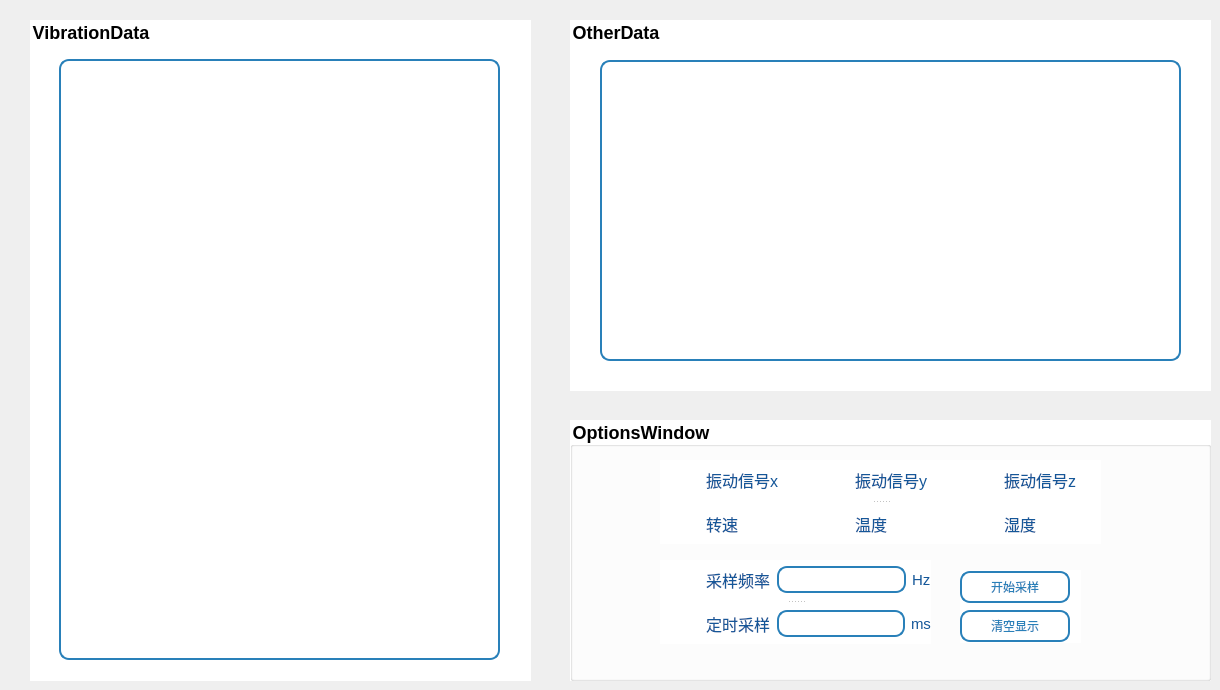
    <widget class="QWidget" name="tab_3">
     <property name="styleSheet">
      <string notr="true">QGroupBox
{
    font-size: 18px;
    font-weight: bold;
}</string>
     </property>
     <attribute name="title">
      <string>数据采集</string>
     </attribute>
     <widget class="QGroupBox" name="groupBox_10">
      <property name="geometry">
       <rect>
        <x>30</x>
        <y>20</y>
        <width>501</width>
        <height>661</height>
       </rect>
      </property>
      <property name="layoutDirection">
       <enum>Qt::LeftToRight</enum>
      </property>
      <property name="styleSheet">
       <string notr="true">
QScrollArea{
background: #ffffff;
border: 0px solid #2980b9;}
QScrollBar:vertical {
border: none;
background: #f5f5f7;
width: 0.5px;
margin: 0px 0 0px 0;
}

QWidget{
	background: #ffffff;
border:0px;
}</string>
      </property>
      <property name="title">
       <string>VibrationData</string>
      </property>
      <widget class="QScrollArea" name="scrollArea_5">
       <property name="geometry">
        <rect>
         <x>29</x>
         <y>39</y>
         <width>441</width>
         <height>601</height>
        </rect>
       </property>
       <property name="styleSheet">
        <string notr="true">QScrollArea{background: transparent;
border: 0px solid #2980b9;}
QScrollBar:vertical {
border: none;
background: #f5f5f7;
width:0px;
margin: 0px 0 0px 0;
}
</string>
       </property>
       <property name="widgetResizable">
        <bool>true</bool>
       </property>
       <widget class="QWidget" name="scrollAreaWidgetContents_6">
        <property name="geometry">
         <rect>
          <x>0</x>
          <y>0</y>
          <width>441</width>
          <height>601</height>
         </rect>
        </property>
        <widget class="QTextBrowser" name="VibrationData">
         <property name="geometry">
          <rect>
           <x>0</x>
           <y>0</y>
           <width>441</width>
           <height>601</height>
          </rect>
         </property>
         <property name="styleSheet">
          <string notr="true">font:18px;
background: transparent;
 border: 2px solid #2980b9;
border-radius: 10px;
padding-left:9px;</string>
         </property>
        </widget>
       </widget>
      </widget>
     </widget>
     <widget class="QGroupBox" name="groupBox_11">
      <property name="geometry">
       <rect>
        <x>570</x>
        <y>20</y>
        <width>641</width>
        <height>371</height>
       </rect>
      </property>
      <property name="layoutDirection">
       <enum>Qt::LeftToRight</enum>
      </property>
      <property name="styleSheet">
       <string notr="true">
QScrollArea{
background: #ffffff;
border: 0px solid #2980b9;}
QScrollBar:vertical {
border: none;
background: #f5f5f7;
width: 0.5px;
margin: 0px 0 0px 0;
}

QWidget{
	background: #ffffff;
border:0px;
}</string>
      </property>
      <property name="title">
       <string>OtherData</string>
      </property>
      <widget class="QScrollArea" name="scrollArea_6">
       <property name="geometry">
        <rect>
         <x>30</x>
         <y>40</y>
         <width>581</width>
         <height>301</height>
        </rect>
       </property>
       <property name="styleSheet">
        <string notr="true">QScrollArea{background: transparent;
border: 0px solid #2980b9;}
QScrollBar:vertical {
border: none;
background: #f5f5f7;
width:0px;
margin: 0px 0 0px 0;
}
</string>
       </property>
       <property name="widgetResizable">
        <bool>true</bool>
       </property>
       <widget class="QWidget" name="scrollAreaWidgetContents_7">
        <property name="geometry">
         <rect>
          <x>0</x>
          <y>0</y>
          <width>581</width>
          <height>301</height>
         </rect>
        </property>
        <widget class="QTextBrowser" name="OtherData">
         <property name="geometry">
          <rect>
           <x>0</x>
           <y>0</y>
           <width>581</width>
           <height>301</height>
          </rect>
         </property>
         <property name="styleSheet">
          <string notr="true">font:18px;
background: transparent;
 border: 2px solid #2980b9;
border-radius: 10px;
padding-left:9px;</string>
         </property>
        </widget>
       </widget>
      </widget>
     </widget>
     <widget class="QGroupBox" name="groupBox_12">
      <property name="geometry">
       <rect>
        <x>570</x>
        <y>420</y>
        <width>641</width>
        <height>261</height>
       </rect>
      </property>
      <property name="layoutDirection">
       <enum>Qt::LeftToRight</enum>
      </property>
      <property name="styleSheet">
       <string notr="true">
QScrollArea{
background: #ffffff;
border: 0px solid #2980b9;}
QScrollBar:vertical {
border: none;
background: #f5f5f7;
width: 0.5px;
margin: 0px 0 0px 0;
}

QWidget{
	background: #ffffff;

}</string>
      </property>
      <property name="title">
       <string>OptionsWindow</string>
      </property>
      <widget class="QSplitter" name="splitter">
       <property name="geometry">
        <rect>
         <x>90</x>
         <y>40</y>
         <width>441</width>
         <height>84</height>
        </rect>
       </property>
       <property name="orientation">
        <enum>Qt::Vertical</enum>
       </property>
       <widget class="QWidget" name="layoutWidget">
        <layout class="QHBoxLayout" name="horizontalLayout_9">
         <item>
          <widget class="QCheckBox" name="postionx">
           <property name="styleSheet">
            <string notr="true">
QCheckBox{
	border: none;/*最外层边框*/
    font:16px;
	font:  &quot;MS Reference Sans Serif&quot;;
	
}
QCheckBox::indicator{/*选择框尺寸*/
    background-color: rgba(255, 255, 255, 0);
    border: 0px solid #b1b1b1;
    top:2px;
	width: 40px;
	height: 40px;
}
QCheckBox:enabled:checked{
	color: rgb(21, 87, 153);
}
QCheckBox:enabled:!checked{
	
	color: rgb(21, 87, 153);
}
QCheckBox:enabled:hover{
 	
	color: rgb(25, 105, 184);
}
QCheckBox:!enabled{
	color: rgb(80, 80, 80);
}
 
QCheckBox::indicator:unchecked {
        image: url(:/new/prefix1/image/device off.png);
}
QCheckBox::indicator:unchecked:hover {
        image: url(:/new/prefix1/image/device off.png);
}
QCheckBox::indicator:unchecked:pressed {
        image: url(:/new/prefix1/image/device off.png);
}
QCheckBox::indicator:checked {
       
	   image: url(:/new/prefix1/image/device on.png);
}
QCheckBox::indicator:checked:hover {
       
	image: url(:/new/prefix1/image/device on.png);
}
QCheckBox::indicator:checked:pressed {
       image: url(:/new/prefix1/image/device on.png);
}
</string>
           </property>
           <property name="text">
            <string>振动信号x</string>
           </property>
           <property name="checked">
            <bool>true</bool>
           </property>
           <property name="tristate">
            <bool>false</bool>
           </property>
          </widget>
         </item>
         <item>
          <widget class="QCheckBox" name="postiony">
           <property name="styleSheet">
            <string notr="true">
QCheckBox{
	border: none;/*最外层边框*/
    font:16px;
	font:  &quot;MS Reference Sans Serif&quot;;
	
}
QCheckBox::indicator{/*选择框尺寸*/
    background-color: rgba(255, 255, 255, 0);
    border: 0px solid #b1b1b1;
    top:2px;
	width: 40px;
	height: 40px;
}
QCheckBox:enabled:checked{
	color: rgb(21, 87, 153);
}
QCheckBox:enabled:!checked{
	
	color: rgb(21, 87, 153);
}
QCheckBox:enabled:hover{
 	
	color: rgb(25, 105, 184);
}
QCheckBox:!enabled{
	color: rgb(80, 80, 80);
}
 
QCheckBox::indicator:unchecked {
        image: url(:/new/prefix1/image/device off.png);
}
QCheckBox::indicator:unchecked:hover {
        image: url(:/new/prefix1/image/device off.png);
}
QCheckBox::indicator:unchecked:pressed {
        image: url(:/new/prefix1/image/device off.png);
}
QCheckBox::indicator:checked {
       
	   image: url(:/new/prefix1/image/device on.png);
}
QCheckBox::indicator:checked:hover {
       
	image: url(:/new/prefix1/image/device on.png);
}
QCheckBox::indicator:checked:pressed {
       image: url(:/new/prefix1/image/device on.png);
}
</string>
           </property>
           <property name="text">
            <string>振动信号y</string>
           </property>
           <property name="checked">
            <bool>true</bool>
           </property>
           <property name="tristate">
            <bool>false</bool>
           </property>
          </widget>
         </item>
         <item>
          <widget class="QCheckBox" name="postionz">
           <property name="styleSheet">
            <string notr="true">
QCheckBox{
	border: none;/*最外层边框*/
    font:16px;
	font:  &quot;MS Reference Sans Serif&quot;;
	
}
QCheckBox::indicator{/*选择框尺寸*/
    background-color: rgba(255, 255, 255, 0);
    border: 0px solid #b1b1b1;
    top:2px;
	width: 40px;
	height: 40px;
}
QCheckBox:enabled:checked{
	color: rgb(21, 87, 153);
}
QCheckBox:enabled:!checked{
	
	color: rgb(21, 87, 153);
}
QCheckBox:enabled:hover{
 	
	color: rgb(25, 105, 184);
}
QCheckBox:!enabled{
	color: rgb(80, 80, 80);
}
 
QCheckBox::indicator:unchecked {
        image: url(:/new/prefix1/image/device off.png);
}
QCheckBox::indicator:unchecked:hover {
        image: url(:/new/prefix1/image/device off.png);
}
QCheckBox::indicator:unchecked:pressed {
        image: url(:/new/prefix1/image/device off.png);
}
QCheckBox::indicator:checked {
       
	   image: url(:/new/prefix1/image/device on.png);
}
QCheckBox::indicator:checked:hover {
       
	image: url(:/new/prefix1/image/device on.png);
}
QCheckBox::indicator:checked:pressed {
       image: url(:/new/prefix1/image/device on.png);
}
</string>
           </property>
           <property name="text">
            <string>振动信号z</string>
           </property>
           <property name="checked">
            <bool>true</bool>
           </property>
           <property name="tristate">
            <bool>false</bool>
           </property>
          </widget>
         </item>
        </layout>
       </widget>
       <widget class="QWidget" name="layoutWidget">
        <layout class="QHBoxLayout" name="horizontalLayout_10">
         <item>
          <widget class="QCheckBox" name="postionspeed">
           <property name="styleSheet">
            <string notr="true">
QCheckBox{
	border: none;/*最外层边框*/
    font:16px;
	font:  &quot;MS Reference Sans Serif&quot;;
	
}
QCheckBox::indicator{/*选择框尺寸*/
    background-color: rgba(255, 255, 255, 0);
    border: 0px solid #b1b1b1;
    top:2px;
	width: 40px;
	height: 40px;
}
QCheckBox:enabled:checked{
	color: rgb(21, 87, 153);
}
QCheckBox:enabled:!checked{
	
	color: rgb(21, 87, 153);
}
QCheckBox:enabled:hover{
 	
	color: rgb(25, 105, 184);
}
QCheckBox:!enabled{
	color: rgb(80, 80, 80);
}
 
QCheckBox::indicator:unchecked {
        image: url(:/new/prefix1/image/device off.png);
}
QCheckBox::indicator:unchecked:hover {
        image: url(:/new/prefix1/image/device off.png);
}
QCheckBox::indicator:unchecked:pressed {
        image: url(:/new/prefix1/image/device off.png);
}
QCheckBox::indicator:checked {
       
	   image: url(:/new/prefix1/image/device on.png);
}
QCheckBox::indicator:checked:hover {
       
	image: url(:/new/prefix1/image/device on.png);
}
QCheckBox::indicator:checked:pressed {
       image: url(:/new/prefix1/image/device on.png);
}
</string>
           </property>
           <property name="text">
            <string>转速</string>
           </property>
           <property name="checked">
            <bool>true</bool>
           </property>
           <property name="tristate">
            <bool>false</bool>
           </property>
          </widget>
         </item>
         <item>
          <widget class="QCheckBox" name="postiontem">
           <property name="styleSheet">
            <string notr="true">
QCheckBox{
	border: none;/*最外层边框*/
    font:16px;
	font:  &quot;MS Reference Sans Serif&quot;;
	
}
QCheckBox::indicator{/*选择框尺寸*/
    background-color: rgba(255, 255, 255, 0);
    border: 0px solid #b1b1b1;
    top:2px;
	width: 40px;
	height: 40px;
}
QCheckBox:enabled:checked{
	color: rgb(21, 87, 153);
}
QCheckBox:enabled:!checked{
	
	color: rgb(21, 87, 153);
}
QCheckBox:enabled:hover{
 	
	color: rgb(25, 105, 184);
}
QCheckBox:!enabled{
	color: rgb(80, 80, 80);
}
 
QCheckBox::indicator:unchecked {
        image: url(:/new/prefix1/image/device off.png);
}
QCheckBox::indicator:unchecked:hover {
        image: url(:/new/prefix1/image/device off.png);
}
QCheckBox::indicator:unchecked:pressed {
        image: url(:/new/prefix1/image/device off.png);
}
QCheckBox::indicator:checked {
       
	   image: url(:/new/prefix1/image/device on.png);
}
QCheckBox::indicator:checked:hover {
       
	image: url(:/new/prefix1/image/device on.png);
}
QCheckBox::indicator:checked:pressed {
       image: url(:/new/prefix1/image/device on.png);
}
</string>
           </property>
           <property name="text">
            <string>温度</string>
           </property>
           <property name="checked">
            <bool>true</bool>
           </property>
           <property name="tristate">
            <bool>false</bool>
           </property>
          </widget>
         </item>
         <item>
          <widget class="QCheckBox" name="postionhum">
           <property name="styleSheet">
            <string notr="true">
QCheckBox{
	border: none;/*最外层边框*/
    font:16px;
	font:  &quot;MS Reference Sans Serif&quot;;
	
}
QCheckBox::indicator{/*选择框尺寸*/
    background-color: rgba(255, 255, 255, 0);
    border: 0px solid #b1b1b1;
    top:2px;
	width: 40px;
	height: 40px;
}
QCheckBox:enabled:checked{
	color: rgb(21, 87, 153);
}
QCheckBox:enabled:!checked{
	
	color: rgb(21, 87, 153);
}
QCheckBox:enabled:hover{
 	
	color: rgb(25, 105, 184);
}
QCheckBox:!enabled{
	color: rgb(80, 80, 80);
}
 
QCheckBox::indicator:unchecked {
        image: url(:/new/prefix1/image/device off.png);
}
QCheckBox::indicator:unchecked:hover {
        image: url(:/new/prefix1/image/device off.png);
}
QCheckBox::indicator:unchecked:pressed {
        image: url(:/new/prefix1/image/device off.png);
}
QCheckBox::indicator:checked {
       
	   image: url(:/new/prefix1/image/device on.png);
}
QCheckBox::indicator:checked:hover {
       
	image: url(:/new/prefix1/image/device on.png);
}
QCheckBox::indicator:checked:pressed {
       image: url(:/new/prefix1/image/device on.png);
}
</string>
           </property>
           <property name="text">
            <string>湿度</string>
           </property>
           <property name="checked">
            <bool>true</bool>
           </property>
           <property name="tristate">
            <bool>false</bool>
           </property>
          </widget>
         </item>
        </layout>
       </widget>
      </widget>
      <widget class="QSplitter" name="splitter_2">
       <property name="geometry">
        <rect>
         <x>90</x>
         <y>140</y>
         <width>271</width>
         <height>84</height>
        </rect>
       </property>
       <property name="orientation">
        <enum>Qt::Vertical</enum>
       </property>
       <widget class="QWidget" name="layoutWidget">
        <layout class="QHBoxLayout" name="horizontalLayout_12">
         <item>
          <widget class="QCheckBox" name="col_jump">
           <property name="styleSheet">
            <string notr="true">
QCheckBox{
	border: none;/*最外层边框*/
    font:16px;
	font:  &quot;MS Reference Sans Serif&quot;;
	
}
QCheckBox::indicator{/*选择框尺寸*/
    background-color: rgba(255, 255, 255, 0);
    border: 0px solid #b1b1b1;
    top:2px;
	width: 40px;
	height: 40px;
}
QCheckBox:enabled:checked{
	color: rgb(21, 87, 153);
}
QCheckBox:enabled:!checked{
	
	color: rgb(21, 87, 153);
}
QCheckBox:enabled:hover{
 	
	color: rgb(25, 105, 184);
}
QCheckBox:!enabled{
	color: rgb(80, 80, 80);
}
 
QCheckBox::indicator:unchecked {
        image: url(:/new/prefix1/image/device off.png);
}
QCheckBox::indicator:unchecked:hover {
        image: url(:/new/prefix1/image/device off.png);
}
QCheckBox::indicator:unchecked:pressed {
        image: url(:/new/prefix1/image/device off.png);
}
QCheckBox::indicator:checked {
       
	   image: url(:/new/prefix1/image/device on.png);
}
QCheckBox::indicator:checked:hover {
       
	image: url(:/new/prefix1/image/device on.png);
}
QCheckBox::indicator:checked:pressed {
       image: url(:/new/prefix1/image/device on.png);
}
</string>
           </property>
           <property name="text">
            <string>采样频率</string>
           </property>
           <property name="checked">
            <bool>true</bool>
           </property>
          </widget>
         </item>
         <item>
          <widget class="QLineEdit" name="jump_col">
           <property name="styleSheet">
            <string notr="true">font:18px;
background: transparent;
 border: 2px solid #2980b9;
border-radius: 10px;
padding-left:9px;</string>
           </property>
          </widget>
         </item>
         <item>
          <widget class="QLabel" name="label_9">
           <property name="styleSheet">
            <string notr="true">font:15px;
color:rgb(21, 87, 153);
</string>
           </property>
           <property name="text">
            <string>Hz</string>
           </property>
          </widget>
         </item>
        </layout>
       </widget>
       <widget class="QWidget" name="layoutWidget">
        <layout class="QHBoxLayout" name="horizontalLayout_11">
         <item>
          <widget class="QCheckBox" name="col_time">
           <property name="styleSheet">
            <string notr="true">
QCheckBox{
	border: none;/*最外层边框*/
    font:16px;
	font:  &quot;MS Reference Sans Serif&quot;;
	
}
QCheckBox::indicator{/*选择框尺寸*/
    background-color: rgba(255, 255, 255, 0);
    border: 0px solid #b1b1b1;
    top:2px;
	width: 40px;
	height: 40px;
}
QCheckBox:enabled:checked{
	color: rgb(21, 87, 153);
}
QCheckBox:enabled:!checked{
	
	color: rgb(21, 87, 153);
}
QCheckBox:enabled:hover{
 	
	color: rgb(25, 105, 184);
}
QCheckBox:!enabled{
	color: rgb(80, 80, 80);
}
 
QCheckBox::indicator:unchecked {
        image: url(:/new/prefix1/image/device off.png);
}
QCheckBox::indicator:unchecked:hover {
        image: url(:/new/prefix1/image/device off.png);
}
QCheckBox::indicator:unchecked:pressed {
        image: url(:/new/prefix1/image/device off.png);
}
QCheckBox::indicator:checked {
       
	   image: url(:/new/prefix1/image/device on.png);
}
QCheckBox::indicator:checked:hover {
       
	image: url(:/new/prefix1/image/device on.png);
}
QCheckBox::indicator:checked:pressed {
       image: url(:/new/prefix1/image/device on.png);
}
</string>
           </property>
           <property name="text">
            <string>定时采样</string>
           </property>
           <property name="checked">
            <bool>true</bool>
           </property>
          </widget>
         </item>
         <item>
          <widget class="QLineEdit" name="time_col">
           <property name="styleSheet">
            <string notr="true">font:18px;
background: transparent;
 border: 2px solid #2980b9;
border-radius: 10px;
padding-left:9px;</string>
           </property>
          </widget>
         </item>
         <item>
          <widget class="QLabel" name="label_10">
           <property name="styleSheet">
            <string notr="true">font:15px;
color:rgb(21, 87, 153);
</string>
           </property>
           <property name="text">
            <string>ms</string>
           </property>
          </widget>
         </item>
        </layout>
       </widget>
      </widget>
      <widget class="QWidget" name="layoutWidget">
       <property name="geometry">
        <rect>
         <x>390</x>
         <y>150</y>
         <width>121</width>
         <height>73</height>
        </rect>
       </property>
       <layout class="QVBoxLayout" name="verticalLayout_4">
        <item>
         <widget class="QPushButton" name="colloct_switch">
          <property name="minimumSize">
           <size>
            <width>18</width>
            <height>32</height>
           </size>
          </property>
          <property name="maximumSize">
           <size>
            <width>110</width>
            <height>32</height>
           </size>
          </property>
          <property name="styleSheet">
           <string notr="true">.QPushButton {
    border: 2px solid #2980b9;
    color: #2980b9;
    position: relative;
    overflow: hidden;
    z-index: 1;
    transition: .5s;
  border-radius: 10px;
}



:hover {
    background-color: #155799;
    color: white;
}
QPushButton:pressed {  
    /* 改变背景色 */  
    background-color:#134d87;  

    /* 改变边框风格 */  
    border-style:inset;  

    /* 使文字有一点移动 */  
    padding-left:2px;  
    padding-top:1px;  
}


</string>
          </property>
          <property name="text">
           <string>开始采样</string>
          </property>
         </widget>
        </item>
        <item>
         <widget class="QPushButton" name="clearvir">
          <property name="minimumSize">
           <size>
            <width>18</width>
            <height>32</height>
           </size>
          </property>
          <property name="maximumSize">
           <size>
            <width>110</width>
            <height>32</height>
           </size>
          </property>
          <property name="styleSheet">
           <string notr="true">.QPushButton {
    border: 2px solid #2980b9;
    color: #2980b9;
    position: relative;
    overflow: hidden;
    z-index: 1;
    transition: .5s;
  border-radius: 10px;
}



:hover {
    background-color: #155799;
    color: white;
}
QPushButton:pressed {  
    /* 改变背景色 */  
    background-color:#134d87;  

    /* 改变边框风格 */  
    border-style:inset;  

    /* 使文字有一点移动 */  
    padding-left:2px;  
    padding-top:1px;  
}


</string>
          </property>
          <property name="text">
           <string>清空显示</string>
          </property>
         </widget>
        </item>
       </layout>
      </widget>
     </widget>
    </widget>
